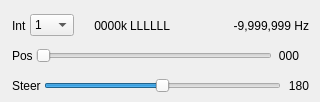
<?xml version="1.0" encoding="UTF-8"?>
<ui version="4.0">
 <class>BeamSteeringCWSourceGUI</class>
 <widget class="RollupWidget" name="BeamSteeringCWSourceGUI">
  <property name="geometry">
   <rect>
    <x>0</x>
    <y>0</y>
    <width>320</width>
    <height>102</height>
   </rect>
  </property>
  <property name="sizePolicy">
   <sizepolicy hsizetype="Minimum" vsizetype="Minimum">
    <horstretch>0</horstretch>
    <verstretch>0</verstretch>
   </sizepolicy>
  </property>
  <property name="minimumSize">
   <size>
    <width>320</width>
    <height>100</height>
   </size>
  </property>
  <property name="maximumSize">
   <size>
    <width>320</width>
    <height>16777215</height>
   </size>
  </property>
  <property name="font">
   <font>
    <family>Liberation Sans</family>
    <pointsize>9</pointsize>
   </font>
  </property>
  <property name="windowTitle">
   <string>Beam steering CW source</string>
  </property>
  <property name="statusTip">
   <string>Beam steering CW source</string>
  </property>
  <widget class="QWidget" name="settingsContainer" native="true">
   <property name="geometry">
    <rect>
     <x>10</x>
     <y>10</y>
     <width>301</width>
     <height>91</height>
    </rect>
   </property>
   <property name="windowTitle">
    <string>Settings</string>
   </property>
   <layout class="QVBoxLayout" name="verticalLayout">
    <property name="spacing">
     <number>3</number>
    </property>
    <property name="leftMargin">
     <number>2</number>
    </property>
    <property name="topMargin">
     <number>2</number>
    </property>
    <property name="rightMargin">
     <number>2</number>
    </property>
    <property name="bottomMargin">
     <number>2</number>
    </property>
    <item>
     <layout class="QVBoxLayout" name="decimationLayer">
      <property name="spacing">
       <number>3</number>
      </property>
      <item>
       <layout class="QHBoxLayout" name="decimationStageLayer">
        <item>
         <widget class="QLabel" name="interpolationLabel">
          <property name="text">
           <string>Int</string>
          </property>
         </widget>
        </item>
        <item>
         <widget class="QComboBox" name="interpolationFactor">
          <property name="maximumSize">
           <size>
            <width>55</width>
            <height>16777215</height>
           </size>
          </property>
          <property name="toolTip">
           <string>Decimation factor</string>
          </property>
          <item>
           <property name="text">
            <string>1</string>
           </property>
          </item>
          <item>
           <property name="text">
            <string>2</string>
           </property>
          </item>
          <item>
           <property name="text">
            <string>4</string>
           </property>
          </item>
          <item>
           <property name="text">
            <string>8</string>
           </property>
          </item>
          <item>
           <property name="text">
            <string>16</string>
           </property>
          </item>
          <item>
           <property name="text">
            <string>32</string>
           </property>
          </item>
          <item>
           <property name="text">
            <string>64</string>
           </property>
          </item>
         </widget>
        </item>
        <item>
         <widget class="QLabel" name="channelRateText">
          <property name="minimumSize">
           <size>
            <width>50</width>
            <height>0</height>
           </size>
          </property>
          <property name="toolTip">
           <string>Effective channel rate (kS/s)</string>
          </property>
          <property name="text">
           <string>0000k</string>
          </property>
          <property name="alignment">
           <set>Qt::AlignRight|Qt::AlignTrailing|Qt::AlignVCenter</set>
          </property>
         </widget>
        </item>
        <item>
         <widget class="QLabel" name="filterChainText">
          <property name="minimumSize">
           <size>
            <width>50</width>
            <height>0</height>
           </size>
          </property>
          <property name="toolTip">
           <string>Filter chain stages left to right (L: low, C: center, H: high) </string>
          </property>
          <property name="text">
           <string>LLLLLL</string>
          </property>
         </widget>
        </item>
        <item>
         <spacer name="horizontalSpacer_2">
          <property name="orientation">
           <enum>Qt::Horizontal</enum>
          </property>
          <property name="sizeHint" stdset="0">
           <size>
            <width>40</width>
            <height>20</height>
           </size>
          </property>
         </spacer>
        </item>
        <item>
         <widget class="QLabel" name="offsetFrequencyText">
          <property name="minimumSize">
           <size>
            <width>85</width>
            <height>0</height>
           </size>
          </property>
          <property name="toolTip">
           <string>Offset frequency with thousands separator (Hz)</string>
          </property>
          <property name="text">
           <string>-9,999,999 Hz</string>
          </property>
          <property name="alignment">
           <set>Qt::AlignRight|Qt::AlignTrailing|Qt::AlignVCenter</set>
          </property>
         </widget>
        </item>
       </layout>
      </item>
      <item>
       <layout class="QHBoxLayout" name="decimationShiftLayer">
        <property name="rightMargin">
         <number>10</number>
        </property>
        <item>
         <widget class="QLabel" name="positionLabel">
          <property name="text">
           <string>Pos</string>
          </property>
         </widget>
        </item>
        <item>
         <widget class="QSlider" name="position">
          <property name="toolTip">
           <string>Center frequency position</string>
          </property>
          <property name="maximum">
           <number>2</number>
          </property>
          <property name="pageStep">
           <number>1</number>
          </property>
          <property name="orientation">
           <enum>Qt::Horizontal</enum>
          </property>
         </widget>
        </item>
        <item>
         <widget class="QLabel" name="filterChainIndex">
          <property name="minimumSize">
           <size>
            <width>24</width>
            <height>0</height>
           </size>
          </property>
          <property name="toolTip">
           <string>Filter chain hash code</string>
          </property>
          <property name="text">
           <string>000</string>
          </property>
          <property name="alignment">
           <set>Qt::AlignRight|Qt::AlignTrailing|Qt::AlignVCenter</set>
          </property>
         </widget>
        </item>
       </layout>
      </item>
      <item>
       <layout class="QHBoxLayout" name="horizontalLayout">
        <item>
         <widget class="QLabel" name="steeringDegreesLabel">
          <property name="text">
           <string>Steer</string>
          </property>
         </widget>
        </item>
        <item>
         <widget class="QSlider" name="steeringDegrees">
          <property name="toolTip">
           <string>Steering angle vs antennas axis</string>
          </property>
          <property name="minimum">
           <number>0</number>
          </property>
          <property name="maximum">
           <number>180</number>
          </property>
          <property name="pageStep">
           <number>1</number>
          </property>
          <property name="value">
           <number>90</number>
          </property>
          <property name="orientation">
           <enum>Qt::Horizontal</enum>
          </property>
         </widget>
        </item>
        <item>
         <widget class="QLabel" name="steeringDegreesText">
          <property name="minimumSize">
           <size>
            <width>25</width>
            <height>0</height>
           </size>
          </property>
          <property name="toolTip">
           <string>Steering angle vs antennas axis in degrees</string>
          </property>
          <property name="text">
           <string>180</string>
          </property>
          <property name="alignment">
           <set>Qt::AlignRight|Qt::AlignTrailing|Qt::AlignVCenter</set>
          </property>
         </widget>
        </item>
       </layout>
      </item>
     </layout>
    </item>
   </layout>
  </widget>
 </widget>
 <customwidgets>
  <customwidget>
   <class>RollupWidget</class>
   <extends>QWidget</extends>
   <header>gui/rollupwidget.h</header>
   <container>1</container>
  </customwidget>
 </customwidgets>
 <resources>
  <include location="../../../sdrgui/resources/res.qrc"/>
 </resources>
 <connections/>
</ui>
